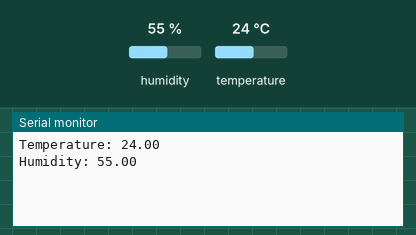
Recording of a sketch running on a simulated ESP32. On the bench: the last lines printed to the serial monitor. The inputs (shaded band) are chosen by the test bench; at power-on: humidity 55 %, temperature 24 °C.

Above: at 5.8 s.
5.9 s: humidity set to 22 %
8.4 s: temperature set to 12 °C
At 10.7 s:
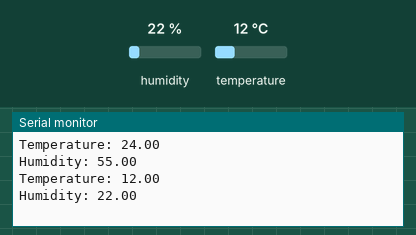
10.9 s: humidity set to 40 %
At 16.4 s:
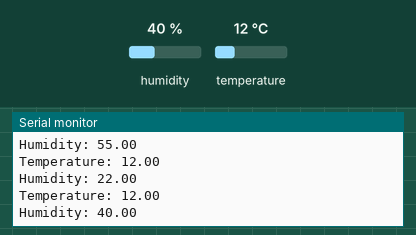

Measured:
- after the input at 8.4 s, the serial monitor: prints a new line after 1.8 s (image 1)
- after the input at 10.9 s, the serial monitor: prints a new line after 4.4 s (image 2)

The sketch:

Microcontroller_temperatur.ino
```cpp
#include <Wire.h>
#include <AM2320.h>

AM2320 sensor;

String sensorHeat = "50";
String sensorHum = "50";

void setup() {
  Serial.begin(9600);
  Wire.begin(12,13);
}

void getTemperature() {
  if (sensor.measure()) {
    Serial.print("Temperature: ");
    Serial.println(sensor.getTemperature());
    sensorHeat = sensor.getTemperature();
    sensorHum = sensor.getHumidity();
    Serial.print("Humidity: ");
    Serial.println(sensor.getHumidity());
  } else {
    int errorCode = sensor.getErrorCode();
    switch (errorCode) {
      case 1: Serial.println("ERR: Sensor is offline"); break;
      case 2: Serial.println("ERR: CRC validation failed."); break;
    }
  }
}

void loop() {
  delay(5000);
  getTemperature();
}
```
